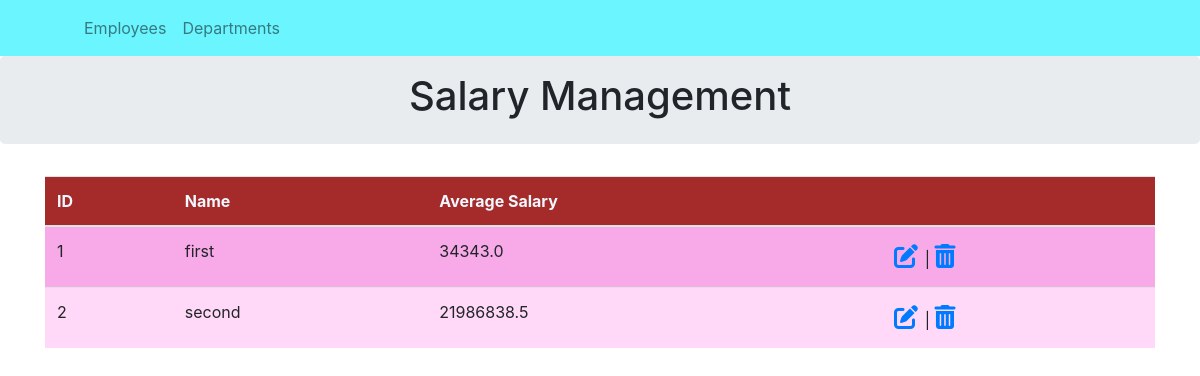
The page /departments on the database its author committed.
### models.py (models this page shows, shortened)
class Department(db.Model):
    __tablename__ = 'departments'
    id = db.Column(db.Integer, primary_key=True)
    name = db.Column(db.String(64), unique=True)
    average_salary = db.Column(db.Float(precision=2), nullable=True)

### main.py (the view)
@app.route('/departments')
def departments():
    departments_list = get_departments()
    for department in departments_list:
        update_average_salary(department.name)
    return render_template('department-list.html', departments=departments_list)

### crud.py (called while the page is built)
def get_departments():
    return db.session.query(Department).order_by(Department.id).all()

def update_average_salary(department_name: str):
    employee_list = db.session.query(Employee).filter_by(department_name=department_name).all()
    department = db.session.query(Department).filter_by(name=department_name).first()
    if employee_list:
        average_sal = 0
        for emp in employee_list:
            average_sal += emp.salary
        department.average_salary = average_sal / len(employee_list)
    else:
        department.average_salary = 0
    db.session.commit()
    db.session.refresh(department)
    return department

### templates/department-list.html (shortened to what this page needs)
{% extends 'base.html' %}
{% block body %}
<div class="container">
 <table class="table">
     <thead style="background-color: brown;color: aliceblue;">
        <th>ID</th>
        <th>Name</th>
        <th>Average Salary</th>
        <th> </th>
    </thead>
   <tbody>
    {% for department in departments %}
    <tr
    {% if loop.index %2==0 %}
    style="background-color: rgb(255, 217, 247);"
    {% else %}
    style="background-color: rgb(248, 169, 231);"
    {% endif %}
    ><td>{{ loop.index }}</td>
    <td>{{department.name}}</td>
    <td>{{department.average_salary}}</td>
    <td> <span style="font-size: 24px;color:green;">
       <a href="/{{department.id}}/edit"> <i class="fas fa-edit"></i></a> </span>
        | <span style="font-size: 24px;color:red;">
          <a href="/{{department.id}}/delete"> <i class="fas fa-trash-alt"></i></a></span></td>
    {% endfor %}
   </tbody>
 </table>
</div>
{% endblock %}

### rows shown on the page
Department: name "first", average_salary "34343.0"
Department: name "second", average_salary "21986838.5"
